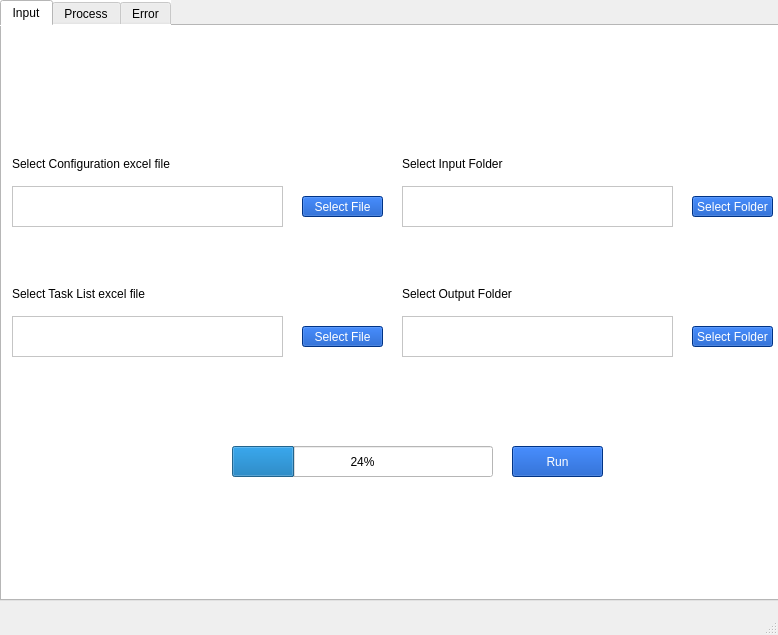
<?xml version="1.0" encoding="UTF-8"?>
<ui version="4.0">
 <class>MainWindow</class>
 <widget class="QMainWindow" name="MainWindow">
  <property name="geometry">
   <rect>
    <x>0</x>
    <y>0</y>
    <width>778</width>
    <height>635</height>
   </rect>
  </property>
  <property name="windowTitle">
   <string>Rotalysis</string>
  </property>
  <widget class="QWidget" name="centralwidget">
   <widget class="QTabWidget" name="tabWidget">
    <property name="geometry">
     <rect>
      <x>0</x>
      <y>0</y>
      <width>781</width>
      <height>601</height>
     </rect>
    </property>
    <property name="styleSheet">
     <string notr="true">QWidget {
background-color:#fff;
}
QLabel {
	font: 700 italic 11pt &quot;Segoe UI&quot;;
	background-color: rgb(255, 255, 255);
}
QPushButton {
	background-color: #0047ba;
	font: 9pt &quot;Segoe UI&quot;;
	color:#fff
}</string>
    </property>
    <property name="currentIndex">
     <number>0</number>
    </property>
    <property name="tabsClosable">
     <bool>false</bool>
    </property>
    <widget class="QWidget" name="tabInput">
     <attribute name="title">
      <string>Input</string>
     </attribute>
     <widget class="QPlainTextEdit" name="tbox_config">
      <property name="geometry">
       <rect>
        <x>10</x>
        <y>160</y>
        <width>271</width>
        <height>41</height>
       </rect>
      </property>
      <property name="styleSheet">
       <string notr="true"/>
      </property>
     </widget>
     <widget class="QLabel" name="label_4">
      <property name="geometry">
       <rect>
        <x>400</x>
        <y>260</y>
        <width>261</width>
        <height>16</height>
       </rect>
      </property>
      <property name="styleSheet">
       <string notr="true"/>
      </property>
      <property name="text">
       <string>Select Output Folder</string>
      </property>
     </widget>
     <widget class="QPushButton" name="pbInputFolder">
      <property name="geometry">
       <rect>
        <x>690</x>
        <y>170</y>
        <width>81</width>
        <height>21</height>
       </rect>
      </property>
      <property name="styleSheet">
       <string notr="true"/>
      </property>
      <property name="text">
       <string>Select Folder</string>
      </property>
     </widget>
     <widget class="QPushButton" name="pbOutputFolder">
      <property name="geometry">
       <rect>
        <x>690</x>
        <y>300</y>
        <width>81</width>
        <height>21</height>
       </rect>
      </property>
      <property name="styleSheet">
       <string notr="true"/>
      </property>
      <property name="text">
       <string>Select Folder</string>
      </property>
     </widget>
     <widget class="QPushButton" name="pbConfig">
      <property name="geometry">
       <rect>
        <x>300</x>
        <y>170</y>
        <width>81</width>
        <height>21</height>
       </rect>
      </property>
      <property name="styleSheet">
       <string notr="true"/>
      </property>
      <property name="text">
       <string>Select File</string>
      </property>
     </widget>
     <widget class="QLabel" name="label_2">
      <property name="geometry">
       <rect>
        <x>10</x>
        <y>260</y>
        <width>261</width>
        <height>16</height>
       </rect>
      </property>
      <property name="styleSheet">
       <string notr="true"/>
      </property>
      <property name="text">
       <string>Select Task List excel file</string>
      </property>
     </widget>
     <widget class="QLabel" name="label">
      <property name="geometry">
       <rect>
        <x>10</x>
        <y>130</y>
        <width>261</width>
        <height>16</height>
       </rect>
      </property>
      <property name="styleSheet">
       <string notr="true"/>
      </property>
      <property name="text">
       <string>Select Configuration excel file</string>
      </property>
     </widget>
     <widget class="QPlainTextEdit" name="tbox_tasklist">
      <property name="geometry">
       <rect>
        <x>10</x>
        <y>290</y>
        <width>271</width>
        <height>41</height>
       </rect>
      </property>
     </widget>
     <widget class="QPlainTextEdit" name="tbox_OutputFolder">
      <property name="geometry">
       <rect>
        <x>400</x>
        <y>290</y>
        <width>271</width>
        <height>41</height>
       </rect>
      </property>
     </widget>
     <widget class="QLabel" name="label_3">
      <property name="geometry">
       <rect>
        <x>400</x>
        <y>130</y>
        <width>261</width>
        <height>16</height>
       </rect>
      </property>
      <property name="styleSheet">
       <string notr="true"/>
      </property>
      <property name="text">
       <string>Select Input Folder</string>
      </property>
     </widget>
     <widget class="QPushButton" name="pbTaskList">
      <property name="geometry">
       <rect>
        <x>300</x>
        <y>300</y>
        <width>81</width>
        <height>21</height>
       </rect>
      </property>
      <property name="styleSheet">
       <string notr="true"/>
      </property>
      <property name="text">
       <string>Select File</string>
      </property>
     </widget>
     <widget class="QPlainTextEdit" name="tbox_InputFolder">
      <property name="geometry">
       <rect>
        <x>400</x>
        <y>160</y>
        <width>271</width>
        <height>41</height>
       </rect>
      </property>
     </widget>
     <widget class="QPushButton" name="pbRun">
      <property name="geometry">
       <rect>
        <x>510</x>
        <y>420</y>
        <width>91</width>
        <height>31</height>
       </rect>
      </property>
      <property name="styleSheet">
       <string notr="true"/>
      </property>
      <property name="text">
       <string>Run</string>
      </property>
     </widget>
     <widget class="QProgressBar" name="ProgressBar">
      <property name="geometry">
       <rect>
        <x>230</x>
        <y>420</y>
        <width>261</width>
        <height>31</height>
       </rect>
      </property>
      <property name="value">
       <number>24</number>
      </property>
     </widget>
     <widget class="QLabel" name="label_5">
      <property name="geometry">
       <rect>
        <x>10</x>
        <y>10</y>
        <width>81</width>
        <height>111</height>
       </rect>
      </property>
      <property name="text">
       <string/>
      </property>
      <property name="pixmap">
       <pixmap>../resources/ADNOC.png</pixmap>
      </property>
      <property name="scaledContents">
       <bool>true</bool>
      </property>
     </widget>
     <widget class="QLabel" name="label_11">
      <property name="geometry">
       <rect>
        <x>650</x>
        <y>10</y>
        <width>111</width>
        <height>111</height>
       </rect>
      </property>
      <property name="text">
       <string/>
      </property>
      <property name="pixmap">
       <pixmap>../resources/Bilfinger.jpg</pixmap>
      </property>
      <property name="scaledContents">
       <bool>true</bool>
      </property>
     </widget>
     <widget class="QLabel" name="label_6">
      <property name="geometry">
       <rect>
        <x>290</x>
        <y>10</y>
        <width>171</width>
        <height>111</height>
       </rect>
      </property>
      <property name="styleSheet">
       <string notr="true"/>
      </property>
      <property name="text">
       <string/>
      </property>
      <property name="pixmap">
       <pixmap>../resources/Rotalysis.png</pixmap>
      </property>
      <property name="scaledContents">
       <bool>true</bool>
      </property>
     </widget>
    </widget>
    <widget class="QWidget" name="tabProcess">
     <attribute name="title">
      <string>Process</string>
     </attribute>
    </widget>
    <widget class="QWidget" name="tabError">
     <attribute name="title">
      <string>Error</string>
     </attribute>
     <widget class="QLabel" name="lbOutput">
      <property name="geometry">
       <rect>
        <x>210</x>
        <y>160</y>
        <width>411</width>
        <height>251</height>
       </rect>
      </property>
      <property name="text">
       <string/>
      </property>
     </widget>
    </widget>
   </widget>
  </widget>
  <widget class="QMenuBar" name="menubar">
   <property name="geometry">
    <rect>
     <x>0</x>
     <y>0</y>
     <width>778</width>
     <height>22</height>
    </rect>
   </property>
  </widget>
  <widget class="QStatusBar" name="statusbar"/>
 </widget>
 <resources>
  <include location="../resources/qt_rsrc.qrc"/>
 </resources>
 <connections/>
</ui>
